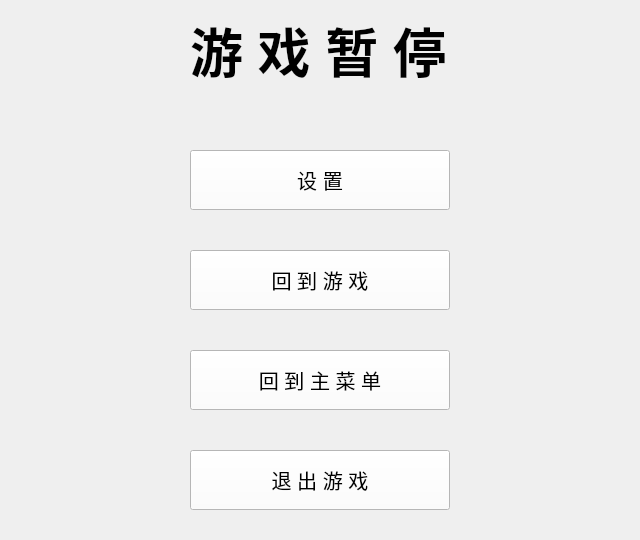
<?xml version="1.0" encoding="UTF-8"?>
<ui version="4.0">
 <class>pause</class>
 <widget class="QWidget" name="pause">
  <property name="geometry">
   <rect>
    <x>0</x>
    <y>0</y>
    <width>640</width>
    <height>540</height>
   </rect>
  </property>
  <property name="windowTitle">
   <string>Form</string>
  </property>
  <widget class="QLabel" name="label">
   <property name="geometry">
    <rect>
     <x>190</x>
     <y>20</y>
     <width>260</width>
     <height>60</height>
    </rect>
   </property>
   <property name="sizePolicy">
    <sizepolicy hsizetype="Preferred" vsizetype="Preferred">
     <horstretch>0</horstretch>
     <verstretch>0</verstretch>
    </sizepolicy>
   </property>
   <property name="font">
    <font>
     <pointsize>40</pointsize>
     <bold>true</bold>
     <underline>false</underline>
     <strikeout>false</strikeout>
    </font>
   </property>
   <property name="text">
    <string>游 戏 暂 停</string>
   </property>
  </widget>
  <widget class="QPushButton" name="pushButton">
   <property name="geometry">
    <rect>
     <x>190</x>
     <y>250</y>
     <width>260</width>
     <height>60</height>
    </rect>
   </property>
   <property name="font">
    <font>
     <pointsize>15</pointsize>
    </font>
   </property>
   <property name="styleSheet">
    <string notr="true">background-color: rgb(255, 255, 255);</string>
   </property>
   <property name="text">
    <string>回 到 游 戏</string>
   </property>
  </widget>
  <widget class="QPushButton" name="pushButton_2">
   <property name="geometry">
    <rect>
     <x>190</x>
     <y>350</y>
     <width>260</width>
     <height>60</height>
    </rect>
   </property>
   <property name="font">
    <font>
     <pointsize>15</pointsize>
    </font>
   </property>
   <property name="styleSheet">
    <string notr="true">background-color: rgb(255, 255, 255);</string>
   </property>
   <property name="text">
    <string>回 到 主 菜 单</string>
   </property>
  </widget>
  <widget class="QPushButton" name="pushButton_3">
   <property name="geometry">
    <rect>
     <x>190</x>
     <y>450</y>
     <width>260</width>
     <height>60</height>
    </rect>
   </property>
   <property name="font">
    <font>
     <pointsize>15</pointsize>
    </font>
   </property>
   <property name="styleSheet">
    <string notr="true">background-color: rgb(255, 255, 255);</string>
   </property>
   <property name="text">
    <string>退 出 游 戏</string>
   </property>
  </widget>
  <widget class="QPushButton" name="pushButton_4">
   <property name="geometry">
    <rect>
     <x>190</x>
     <y>150</y>
     <width>260</width>
     <height>60</height>
    </rect>
   </property>
   <property name="font">
    <font>
     <pointsize>15</pointsize>
    </font>
   </property>
   <property name="styleSheet">
    <string notr="true">background-color: rgb(255, 255, 255);</string>
   </property>
   <property name="text">
    <string>设 置</string>
   </property>
  </widget>
  <widget class="QLabel" name="label_2">
   <property name="geometry">
    <rect>
     <x>0</x>
     <y>0</y>
     <width>640</width>
     <height>540</height>
    </rect>
   </property>
   <property name="font">
    <font>
     <family>Minecraft</family>
     <bold>true</bold>
    </font>
   </property>
   <property name="text">
    <string/>
   </property>
   <property name="pixmap">
    <pixmap resource="pic.qrc">:/pic/resources/pause.png</pixmap>
   </property>
   <property name="scaledContents">
    <bool>true</bool>
   </property>
  </widget>
  <widget class="QLabel" name="label_3">
   <property name="geometry">
    <rect>
     <x>230</x>
     <y>90</y>
     <width>50</width>
     <height>50</height>
    </rect>
   </property>
   <property name="text">
    <string/>
   </property>
   <property name="pixmap">
    <pixmap resource="pic.qrc">:/pic/resources/coin.png</pixmap>
   </property>
   <property name="scaledContents">
    <bool>true</bool>
   </property>
  </widget>
  <widget class="QLabel" name="label_4">
   <property name="geometry">
    <rect>
     <x>280</x>
     <y>100</y>
     <width>150</width>
     <height>30</height>
    </rect>
   </property>
   <property name="font">
    <font>
     <family>Minecraft</family>
     <pointsize>20</pointsize>
     <bold>true</bold>
    </font>
   </property>
   <property name="styleSheet">
    <string notr="true">color: rgb(255, 215, 0);</string>
   </property>
   <property name="text">
    <string/>
   </property>
  </widget>
  <zorder>label_2</zorder>
  <zorder>label</zorder>
  <zorder>pushButton_2</zorder>
  <zorder>pushButton_3</zorder>
  <zorder>pushButton_4</zorder>
  <zorder>pushButton</zorder>
  <zorder>label_3</zorder>
  <zorder>label_4</zorder>
 </widget>
 <resources>
  <include location="pic.qrc"/>
 </resources>
 <connections/>
</ui>
